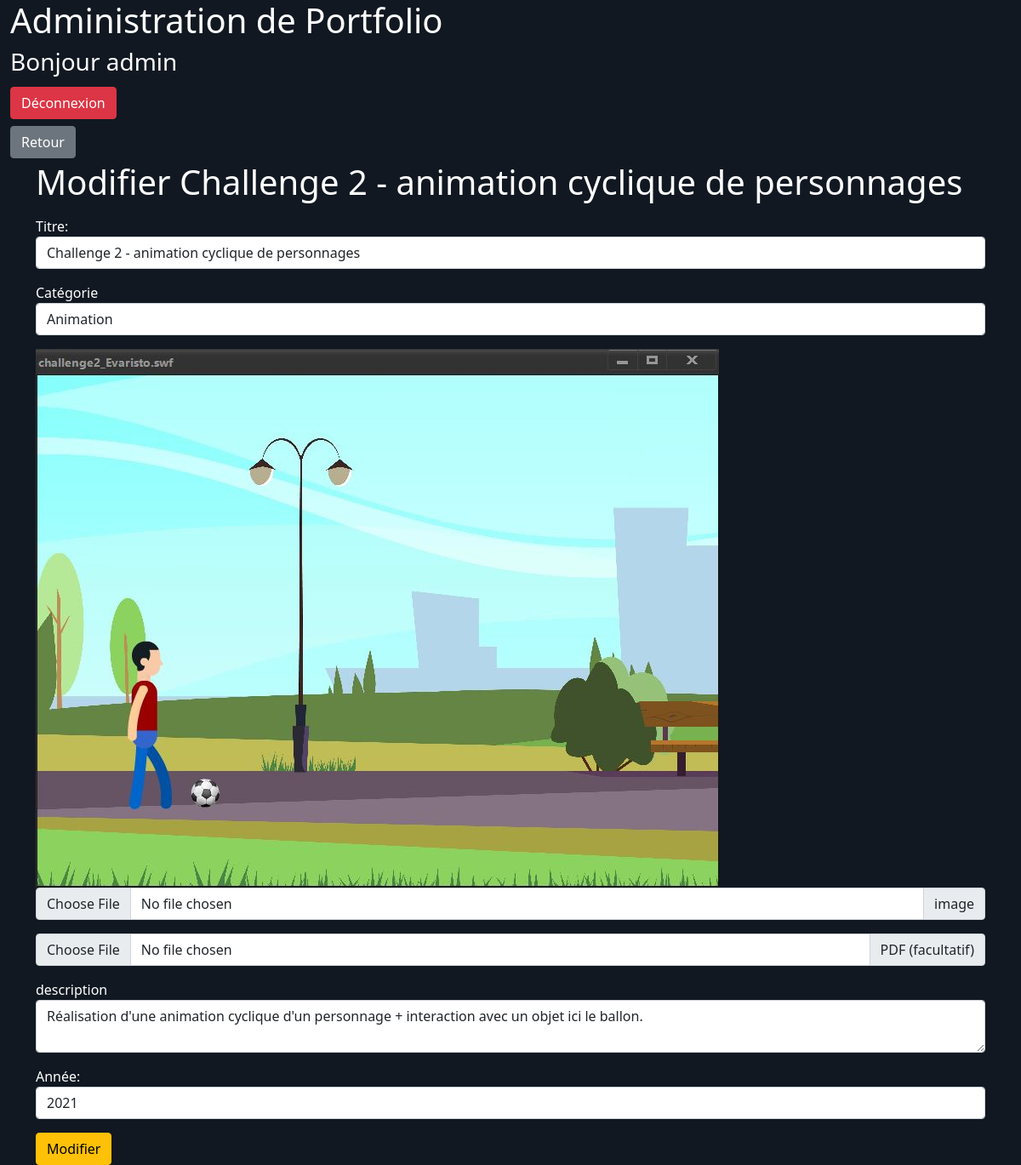
Page /admin/updateWork.php?id=54 (signed in) on the committed database.
### tables this page shows
CREATE TABLE IF NOT EXISTS `works` (
  `id` int(11) NOT NULL AUTO_INCREMENT,
  `title` varchar(255) NOT NULL,
  `category` varchar(100) NOT NULL,
  `image` varchar(255) NOT NULL,
  `pdf` varchar(255) DEFAULT NULL,
  `description` text NOT NULL,
  `year` smallint(6) NOT NULL,
  PRIMARY KEY (`id`)
);

### admin/updateWork.php (the view, shortened to what this page needs)
<?php
      require "../connexion.php";
      $id = htmlspecialchars($_GET['id']);
      $req = $bdd->prepare("SELECT * FROM works WHERE id=?");
      $req->execute([$id]);
      if(!$don = $req->fetch())
      {
          $req->closeCursor();
          header("LOCATION:works.php");
      }
?>
<!DOCTYPE html>
<html lang="en">
<head>
    <link href="https://cdn.jsdelivr.net/npm/bootstrap@5.0.0-beta2/dist/css/bootstrap.min.css" rel="stylesheet">
    <link rel="stylesheet" href="style.css">
</head>
<body>
<div class="container-fluid">
    <h1>Administration de Portfolio</h1>
    <h3>Bonjour <?php echo $_SESSION['login'] ?></h3>
    <a href="dashboard.php?deco=ok" class="btn btn-danger my-1">Déconnexion</a>
    <div class="row">
        <div class="col-4">
            <a href="works.php" class="btn btn-secondary my-1">Retour</a><br>
        </div>
    </div>
</div>
<div class="container">
    <h1 class="mb-3">Modifier <?= $don['title'] ?></h1>
      <form action="treatmentUpdateWork.php?id=<?= $don['id'] ?>" method="POST" enctype="multipart/form-data">
        <div class="form-group mb-3">
            <label for="title">Titre: </label>
            <input type="text" id="title" name="title" class="form-control" placeholder="Titre de la réalisation" value="<?= $don['title'] ?>" required>
        </div>
        <div class="form-group mb-3">
            <label for="category">Catégorie</label>
            <select name="category" id="category" class="form-control">
                <?php
                    if($don['category']=="pao")
                    {
                        echo '<option value="pao" selected>PAO</option>';
                        echo '<option value="webdesign">WebDesign</option>';
                        echo '<option value="illustrator">Illustrator</option>';
                        echo '<option value="photographies">Photographies</option>';
                        echo '<option value="animation">Animation</option>';
                    } elseif($don['category']=="webdesign")
                    {
                        echo '<option value="pao">PAO</option>';
                        echo '<option value="webdesign" selected>WebDesign</option>';
                        echo '<option value="illustrator">Illustrator</option>';
                        echo '<option value="photographies">Photographies</option>';
                        echo '<option value="animation">Animation</option>';
                    } elseif($don['category']=="illustrator")
                    {
                        echo '<option value="pao">PAO</option>';
                        echo '<option value="webdesign">WebDesign</option>';
                        echo '<option value="illustrator" selected>Illustrator</option>';
                        echo '<option value="photographies">Photographies</option>';
                        echo '<option value="animation">Animation</option>';
                    }
                    elseif($don['category']=="photographies")
                    {
                        echo '<option value="pao" selected>PAO</option>';
                        echo '<option value="webdesign">WebDesign</option>';
                        echo '<option value="illustrator">Illustrator</option>';
                        echo '<option value="photographies" selected>Photographies</option>';
                        echo '<option value="animation">Animation</option>';
                    }else{
                        echo '<option value="animation" selected>Animation</option>';
                    }
                ?>
            </select>
        </div>
        <div class="col-12">
            <img src="../upload/<?= $don['image'] ?>" class="img-demo" alt="image de <?= $don['title'] ?>">
        </div>
        <div class="input-group mb-3">
            <input type="file" class="form-control" id="inputGroupFile02" name="image">
            <label class="input-group-text" for="inputGroupFile02">image</label>
        </div>
         <div class="input-group mb-3">
            <input type="file" class="form-control" id="inputGroupFile02" name="pdf">
            <label class="input-group-text" for="inputGroupFile02">PDF (facultatif)</label>
        </div>
        <div class="form-group  mb-3">
            <label for="description">description</label>
            <textarea name="description" id="description" class="form-control"><?= $don['description'] ?></textarea>
        </div>
        <div class="form-group  mb-3">
            <label for="year">Année: </label>
            <input type="number" id="year" name="year" class="form-control" value="<?= $don['year'] ?>">
        </div>
        <div class="form-group">
            <input type="submit" value="Modifier" class="btn btn-warning">
        </div>
      </form>
</div>
</body>
</html>

### admin/style.css (style rules this page uses)
* { margin: 0; padding: 0; }
html,body { height: 100%; scroll-behavior:smooth; overflow-x: hidden; }
body { background-color: #111821; }
label { color:white; }
h1, h2, h3 { color:white; }

### rows in the picture
works: title "Challenge 2 - animation cyclique de personnages", category "Animation", image (picture), description "Réalisation d'une animation cyclique d'un personnage + interaction avec un objet ici le ballon.", year "2021"

### other values in the picture
$_SESSION['login'] "admin"
